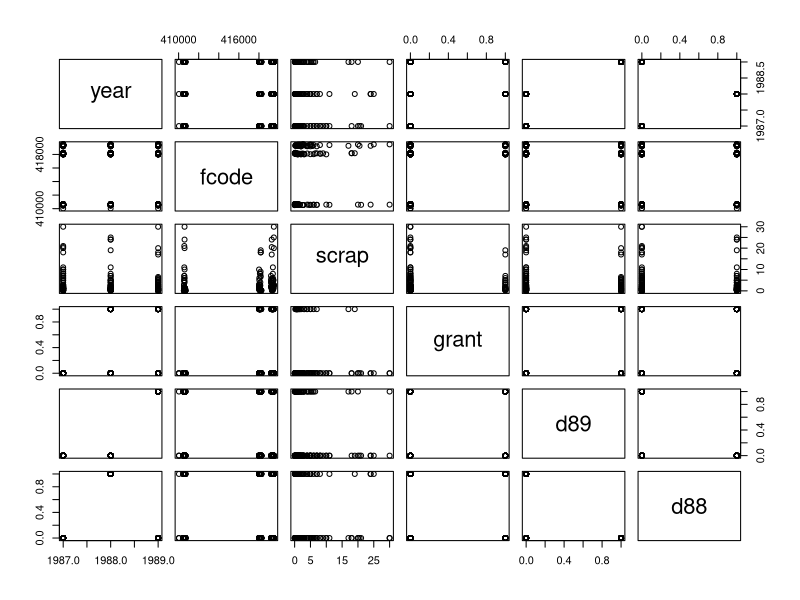
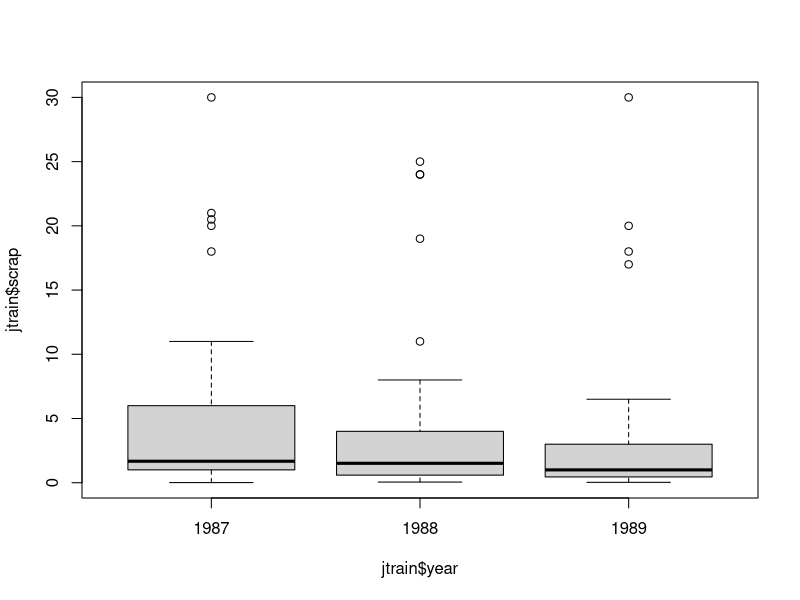
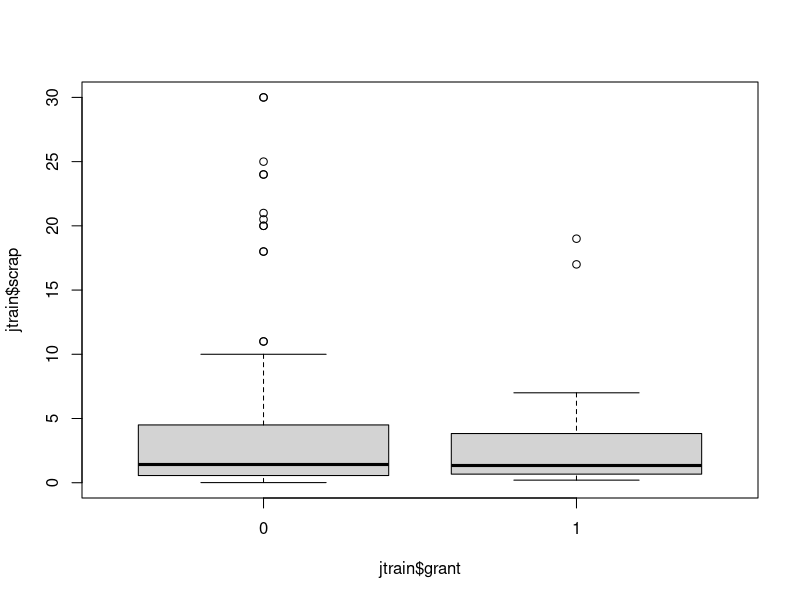

The R script that drew these images, in order: (Note: this script raises an error after producing the figures.)
#### FE estimator #### 
#
# 
# 
# 
#
#
### Example 14.1: Based on Wooldridge: Introductory econometrics, 
#    
#   Effect of Job Training on Firm Scrap rates
#   
#
# Data
rm(list=ls())
jtrain <- read.csv('jtrain.csv') # Read the data

#
# Model data:
#
# scrap    - scrap rate, per 100 items
# d88      - binary, = 1 if year == 1988
# d89      - binary, = 1 if year == 1989
# grant    - binary, = 1 if company received a grant
# grant_1  - lagged grant, assumed 0 in 1987
# fcode    - firm code number
# year     - 1987, 1988 or 1989
#
plot(jtrain[,c(1,2,6,10,11,12)])
boxplot(jtrain$scrap ~ jtrain$year)
boxplot(jtrain$scrap ~ jtrain$grant)
#
#
library(plm) # install.packages("plm")
#
model1 <- plm(log(scrap) ~ d88 + d89 + grant + grant_1,
            data=jtrain,
            index=c('fcode','year'),
            model='within', # FE
            effect='individual') # We assume there are no time-specific effects.
#
summary(model1)
#
# Test for significance of the individual and/or time effects for panel models
plmtest(model1, effect="individual") # H0: individual effect are not significant
#
#
#
